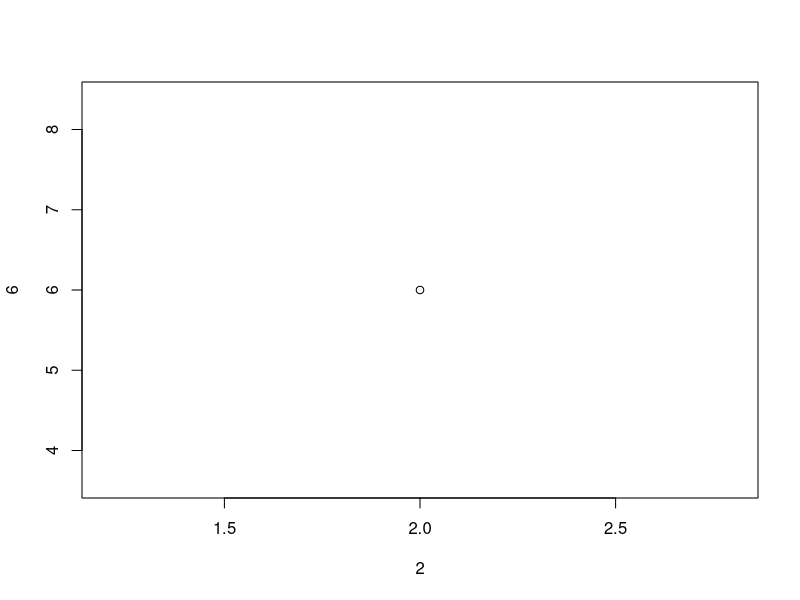
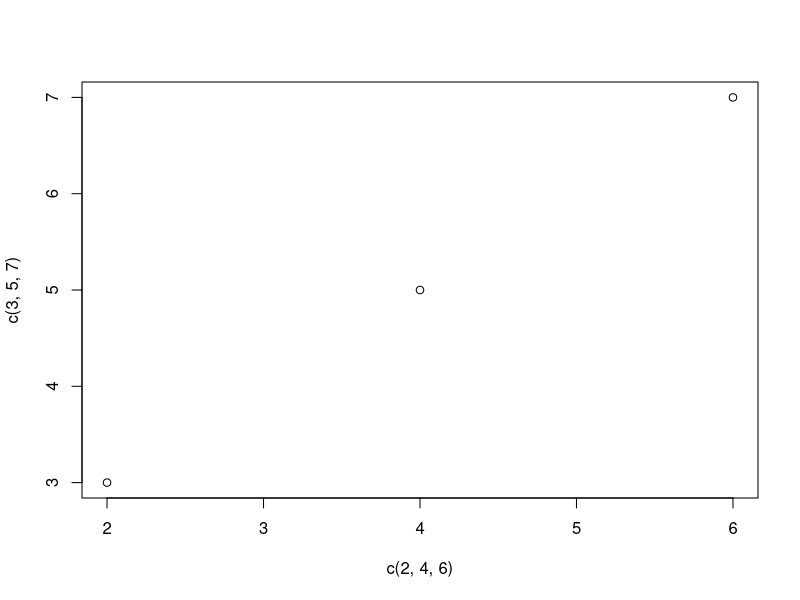
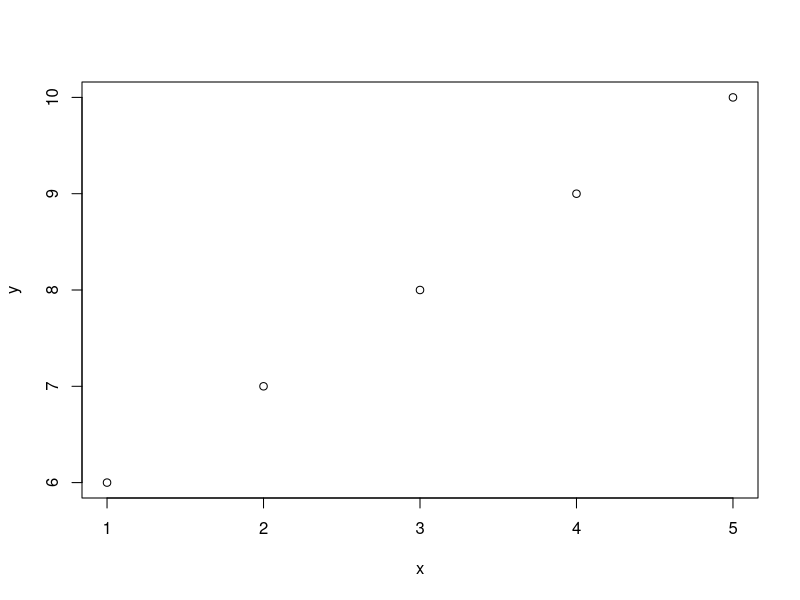
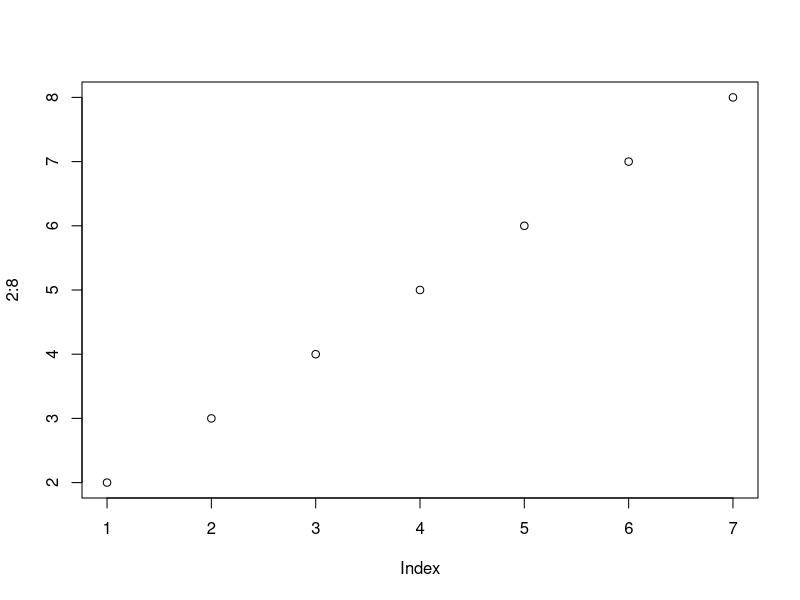
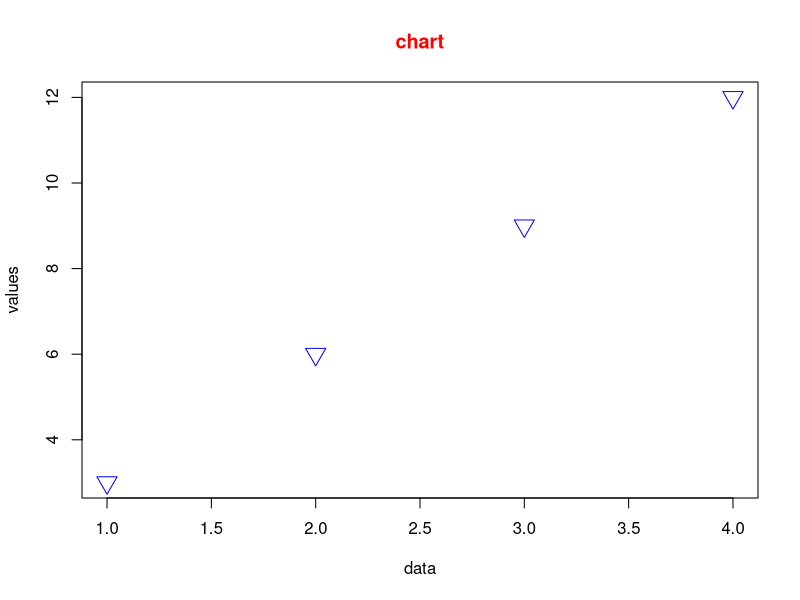
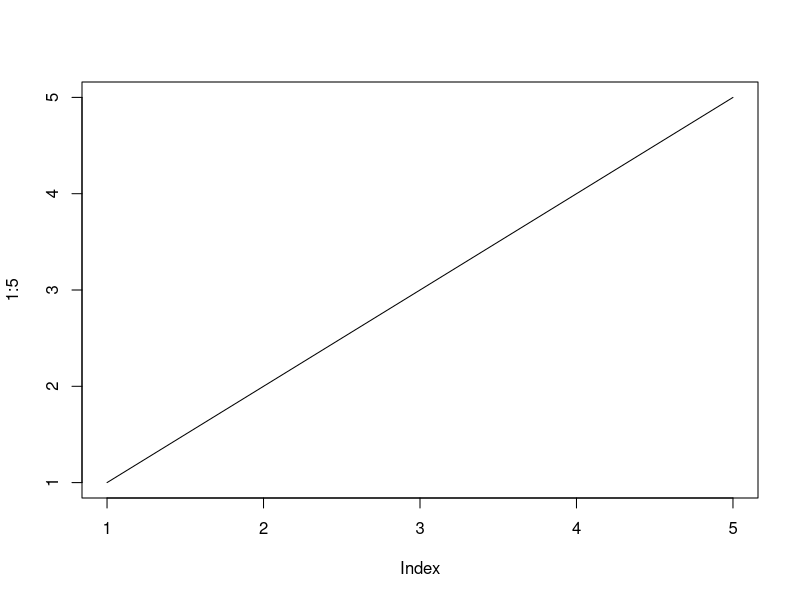
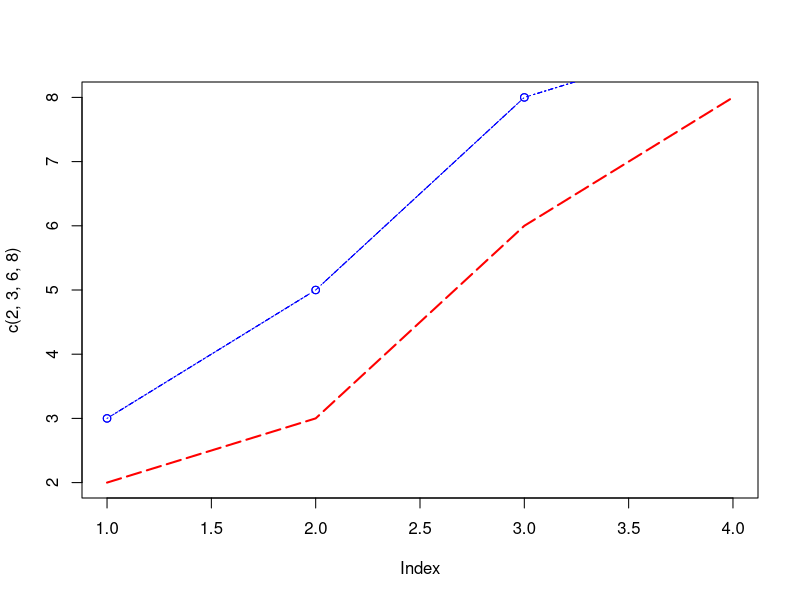

Recreate these plots in R, in order. (Note: this script raises an error after producing the figures.)
plot(2,6)
plot(c(2,4,6),c(3,5,7))
x=1:5
y=6:10
plot(x,y)
plot(2:8)
plot(c(3,6,9,12),main="chart",xlab="data",ylab="values",col="blue",col.main="red",cex=2,pch=25)
plot(1:5,type="l")# lineplot
plot(c(2,3,6,8),type="l",lwd=2,lty=5,col="red")
lines(c(3,5,8,9),type="l",lty=4,col="blue")
lines(c(3,5,8,9),type="p",lty=4,col="blue")
lines(c(3,5,8,9),type="b",lty=4,col="blue")
lines(c(3,5,8,9),type="c",lty=4,col="blue")
lines(c(2,3,6,8),type="0",lty=4,col="blue")
lines(c(2,3,6,8),type="s",lty=4,col="blue")
lines(c(2,3,6,8),type="S",lty=4,col="blue")
lines(c(2,3,6,8),type="h",lty=4,col="blue")
lines(c(2,3,6,8),type="n",lty=4,col="blue")

